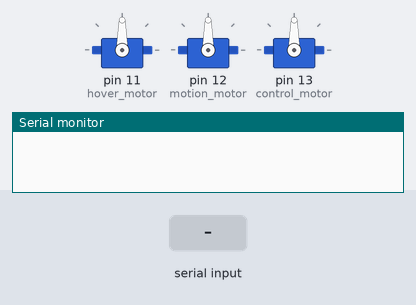
The sketch below on a simulated Arduino Uno, built with avr-gcc and run on an emulated ATmega328P. Shown: 3 × servo, the last lines printed to the serial monitor. Inputs (shaded band) come from the test bench.

Above: at 1.2 s.
1.3 s: "1" received over the second serial link
At 2.5 s:
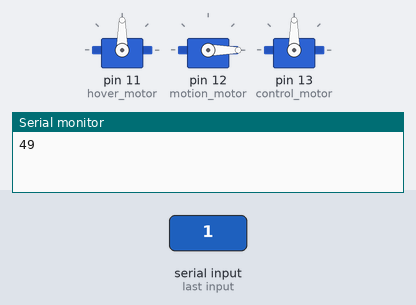
2.8 s: "u" received over the second serial link
At 3.8 s:
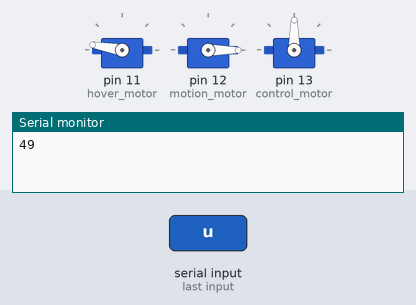
4.4 s: "r" received over the second serial link
At 5.5 s:
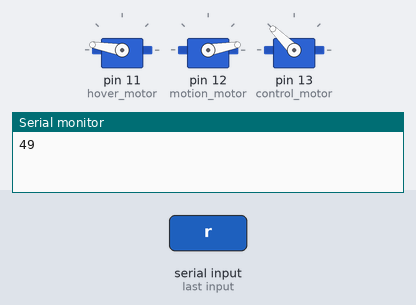
6.0 s: "2" received over the second serial link
At 7.2 s:
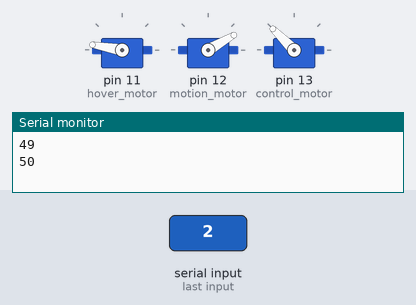
7.5 s: "d" received over the second serial link
At 8.5 s:
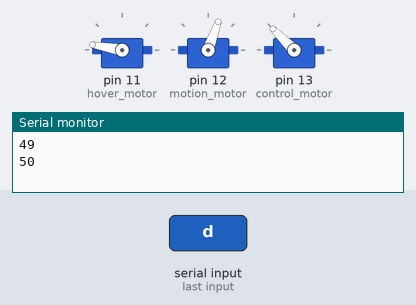
9.0 s: "l" received over the second serial link
At 9.7 s:
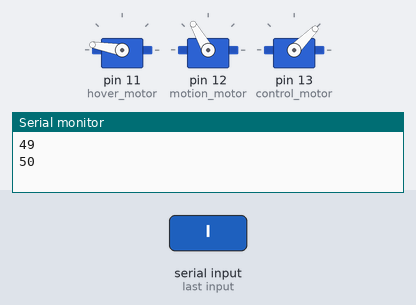
Timing chart, 0 to 11.6 s (numbered marks = the images above; inputs shaded):
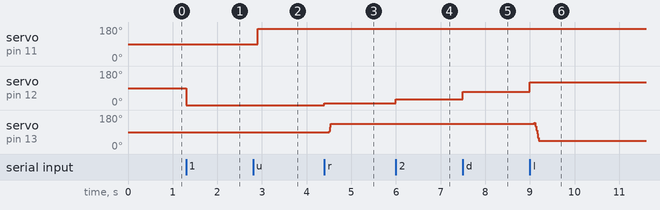

The sketch:

sketch_jan22a.ino
```cpp
#include <SoftwareSerial.h>
#include <Servo.h>

SoftwareSerial hovercraft(9, 10);

// Define Motors
Servo hover_motor;
Servo motion_motor;
Servo control_motor;

// Constants
int MOTION_ACC = 10;
int RUDDER_ACC = 5;
int MOTION_MAX_SPEED = 180;
int MAX_HOVER = 170; // MAX = 180
int TURBO_ACC = 2 * MOTION_ACC;
int MAX_RUDDER_ANGLE = 135;
int MIN_RUDDER_ANGLE = 45;
int DEFAULT_RUDDER_ANGLE = 90;

// Variables
int rudder_angle = 90;
int velocity = 0;
int acceleration  = 0;
bool isTurbo = false;

void setup() {
  Serial.begin(9600);
  hovercraft.begin(9600);
  hover_motor.attach(11);
  motion_motor.attach(12);
  control_motor.attach(13);
}

void loop() {
  if (hovercraft.available()){
    velocity += min(MOTION_MAX_SPEED, acceleration + velocity);
    motion_motor.write(velocity);
    delay(100);
    int num = hovercraft.read();
    switch(num){
        break;
      case 117:
        // Serial.println("UP");
        if(velocity == 0){
          hover_motor.write(MAX_HOVER);
        }
        if(isTurbo){
          acceleration = TURBO_ACC;
        } else {
          acceleration = MOTION_ACC;
        }
        break;
      case 114:
        // Serial.println("RIGHT");
        for(; rudder_angle <= 135; rudder_angle += RUDDER_ACC){
          control_motor.write(min(rudder_angle, MAX_RUDDER_ANGLE));
          delay(5);
        }
        break;
      case 100:
        // Serial.println("DOWN");
        acceleration = -2 * MOTION_ACC;
        break;
      case 108:
        // Serial.println("LEFT");
        for(; rudder_angle >= 45; rudder_angle -= RUDDER_ACC){
          control_motor.write(max(rudder_angle, MIN_RUDDER_ANGLE));
          delay(5);
        }
        break;
      case 116:
        // Serial.println("Triangle");
        isTurbo = !isTurbo;
        break;
      case 120:
        // Serial.println("X");
        if(velocity != 0){
          motion_motor.write((int) velocity/2);
          control_motor.write(90);
          delay(50);
          motion_motor.write(0);
        } else {
          hover_motor.write(0);
        }
        break;
      case 48:
        // Serial.println("0");
        if(rudder_angle != DEFAULT_RUDDER_ANGLE){
          control_motor.write(rudder_angle);
          rudder_angle = DEFAULT_RUDDER_ANGLE;
        } else {
          acceleration = 0;
        }
        break;
      default:
        Serial.println(num);
    }
  }
}
```

Measured:
- after the input at 1.3 s, servo on pin 12 (motion_motor): 90° → 0° at once
- after the input at 2.8 s, servo on pin 11 (hover_motor): 90° → 170° after 0.10 s
- after the input at 4.4 s, servo on pin 12 (motion_motor): 0° → 10° at once; servo on pin 13 (control_motor): 90° → 135° after 0.11 s
- after the input at 6.0 s, servo on pin 12 (motion_motor): 10° → 30° at once
- after the input at 7.5 s, servo on pin 12 (motion_motor): 30° → 70° at once
- after the input at 9.0 s, servo on pin 12 (motion_motor): 70° → 120° at once; servo on pin 13 (control_motor): 135° → 45° after 0.10 s
